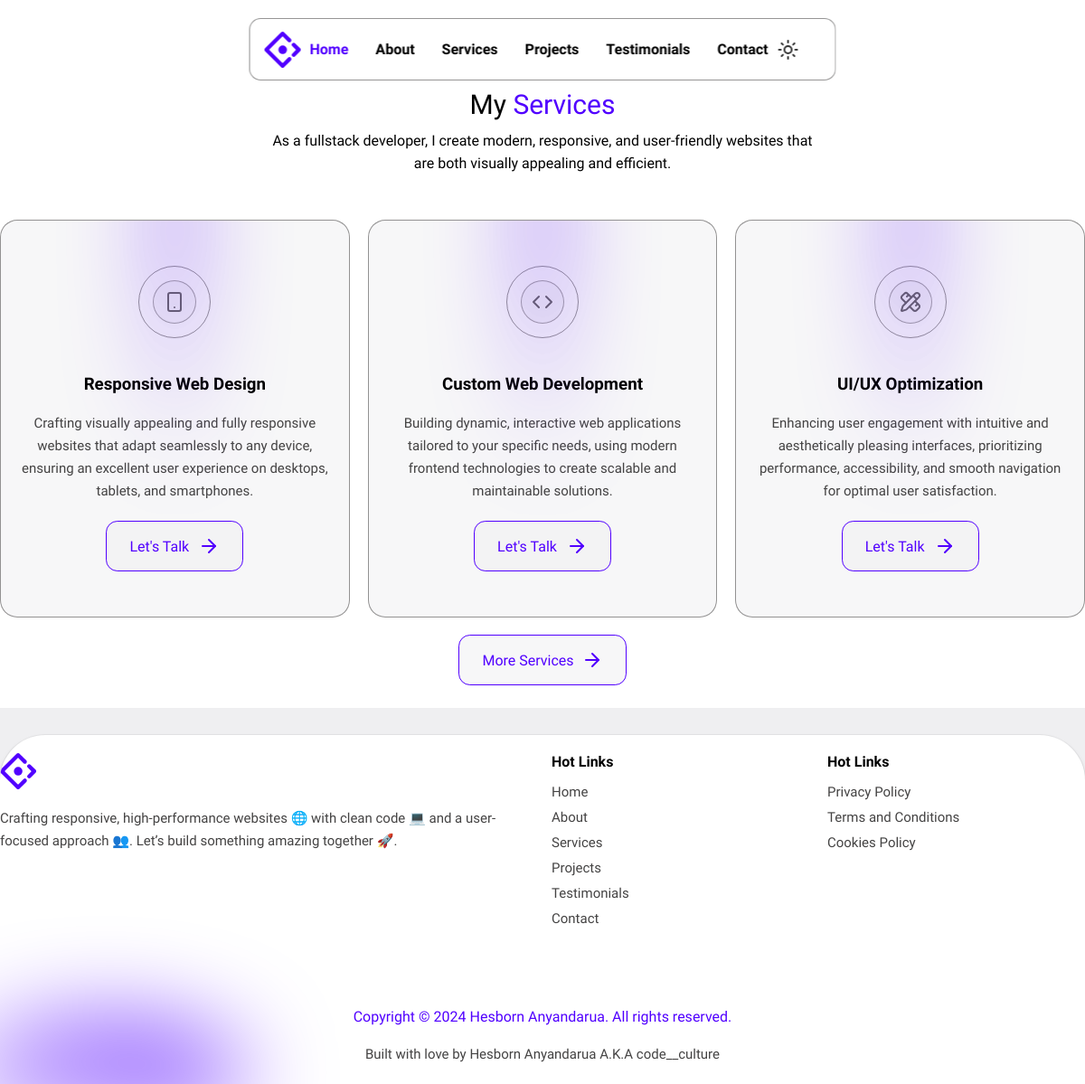
/services, run on the app's committed database.
### portfolioapp/models.py (models this page shows, shortened)
class Services(models.Model):
    icon = models.CharField(max_length=80)
    service = models.CharField(max_length=50)
    servicedesc = models.CharField(max_length=250)

### portfolioapp/views.py (the view)
# urls.py: path('services', views.services, name="services"),
def services(request):
    myservices = Services.objects.all()
    return render(request, 'services.html', {'myservices':myservices})

### templates/services.html (shortened to what this page needs)
{% extends 'base.html' %}
   {% block body %}
   <section id="services" class="bg__secondary">
    <br><br>
    <div class="container">
        <div class="section__header">
            <h2 class="sub__title">
                My <span class="primary">Services</span>
            </h2>
            <p class="description">
                As a fullstack developer, I create modern, responsive, and user-friendly websites that are both visually appealing and efficient.
            </p>
        </div>
        <div class="services">
            {% for item in myservices %}
            <div class="service">
                <div class="flex__center circle">
                    <div class="spotlight"></div>
                    <div class="icon__container">
                        <i data-lucide="{{item.icon}}"></i>
                    </div>
                </div>
                <h3 class="name">{{item.service}}</h3>
                <p class="text__muted description">
                    {{item.servicedesc}}
                </p>
                <div class="flex__center">
                    <a href="/contact" class="btn">
                        Let's Talk<i data-lucide="arrow-right"></i>
                    </a>
                </div>
            </div>
            {% endfor %}
        </div>
        <br>
        <a href="#" class="flex__center btn more">
            <span>More Services &nbsp;<i data-lucide="arrow-right"></i></span>
        </a>
    </div>
</section>
    {% endblock body %}

### static/CSS/style.css (style rules this page uses)
:root { --color-primary: #5100ff; --color-primary-accent: #3300ff; --color-primary-light: #702dff; --color-white: #ffffff; --color-muted: #444343; --text-color: #010101; --warning: #ffa500; --danger: #fc605b; --success: #33c648; --bg-base: #efeff1; --bg-base-rgb: 239, 239, 241; --bg-secondary: #ffffff; --bg-secondary-rgb: 255, 255, 255; --radius-1: 4px; --radius-2: 0.8rem; --radius-3: 1.2rem; --radius-4: 2rem; --radius-5: 100%; --animation-1:#9e83fc; --gray-border: 1px solid rgba(89, 88, 88, 0.633); --transition: all 400ms ease; --gradient-1: linear-gradient( 260deg, var(--color-primary-accent) 0%, var(--color-primary) 100% ); --box-shadow-1: 0 4px 8px rgba(0, 0, 0, 0.2); --border-shadow: inset 0 0 0.5px 1px hsla(0, 0%, 100%, 0.075), 0 0 0 1px hsla(0, 0%, 0%, 0.05), 0 0.3px 0.4px hsla(0, 0%, 0%, 0.02), 0 0.9px 1.5px hsla(0, 0%, 0%, 0.045), 0 3.5px 6px hsla(0, 0%, 0%, 0.09); }
* { margin: 0; padding: 0; border: none; outline: none; text-decoration: none; box-sizing: border-box; }
html, body { min-height: 100vh; font-family: "Sora"; background: var(--bg-base); color: var(--text-color); scroll-behavior: smooth; scrollbar-color: var(--color-primary) transparent; scrollbar-width: thin; }
body { overflow: hidden; overflow-y: auto; max-width: 2000px; margin: auto; }
a { display: inline-block; color: var(--text-color); }
p { font-size: 15px; line-height: 25px; }
.bg__secondary { background: var(--bg-secondary); }
.text__muted { color: var(--color-muted); }
.primary { color: var(--color-primary); }
.container { width: 100%; max-width: 1200px; margin: auto; padding: 50p 20px 120px 20px; overflow: hidden; }
.flex__center { display: flex; align-items: center; justify-content: center; gap: 10px; }
.section__header { text-align: center; max-width: 600px; margin: auto; }
.section__header > .description { font-size: 16px; margin-top: 10px; }
.profile,.icon__container { width: 3rem; height: 3rem; min-width: 3rem; min-height: 3rem; max-width: 3rem; max-height: 3rem; overflow: hidden; border-radius: var(--radius-5); cursor: pointer; transition: var(--transition); }
.icon__container { display: flex; align-items: center; justify-content: center; color: var(--color-muted); opacity: 0.8; font-size: 20px; }
.btn { padding: 15px 25px; border-radius: var(--radius-2); font-weight: 500; font-size: 16px; cursor: pointer; background: var(--bg-secondary); transition: var(--transition); }
.spotlight { position: absolute; width: 322px; height: 388px; background: var(--color-primary); background: linear-gradient(190deg, var(--color-primary) 0%, transparent 100%); border-radius: 50%; --webkit-filter:blur(50px); filter: blur(50px); z-index: 1; }
.sub__title { font-size: 30px; font-weight: 500; }

### static/CSS/main.css (style rules this page uses)
#services > .container { margin-top: 40px; position: relative; z-index: 2; }
#services .section__header { margin-top: 20px; }
#services .sub__title { text-align: center; }
#services .services { display: grid; grid-template-columns: repeat(3, 1fr); gap: 20px; margin-top: 50px; }
#services .service { padding: 50px 20px; background: rgba(var(--bg-base-rgb), 0.5); -webkit-backdrop-filter: blur(50px); backdrop-filter: blur(50px); overflow: hidden; border-radius: var(--radius-3); border: var(--gray-border); border-width: 0.5px; }
#services .circle { width: 5rem; height: 5rem; margin: auto; border: var(--gray-border); border-radius: var(--radius-5); margin-bottom: 40px; position: relative; }
#services .circle > .spotlight { width: 40%; }
#services .icon__container { border: var(--gray-border); font-size: 30px; background: var(--bg-base); }
#services .name, #services .description { text-align: center; margin-bottom: 20px; }
#services .btn { border: var(--gray-border); border-color: var(--color-primary); border-width: 0.5px; background: rgba(var(--bg-base-rgb), 0.5); display: inline-flex; align-items: center; gap: 10px; color: var(--color-primary); }
#services .more { display: block; margin: auto; width: fit-content; align-items: center; margin-bottom: 25px; }
#services .more span { display: flex; justify-content: center; align-items: center; }

### templates/base.html (style rules this page uses)
html[data-theme="light"] { background: #efeff1; }

### data on the page
Services: service "Responsive Web Design", servicedesc "Crafting visually appealing and fully responsive websites that adapt seamlessly to any device, ensuring an excellent user experience on desktops, tablets, and smartphones."
Services: service "Custom Web Development", servicedesc "Building dynamic, interactive web applications tailored to your specific needs, using modern frontend technologies to create scalable and maintainable solutions."
Services: service "UI/UX Optimization", servicedesc "Enhancing user engagement with intuitive and aesthetically pleasing interfaces, prioritizing performance, accessibility, and smooth navigation for optimal user satisfaction."
